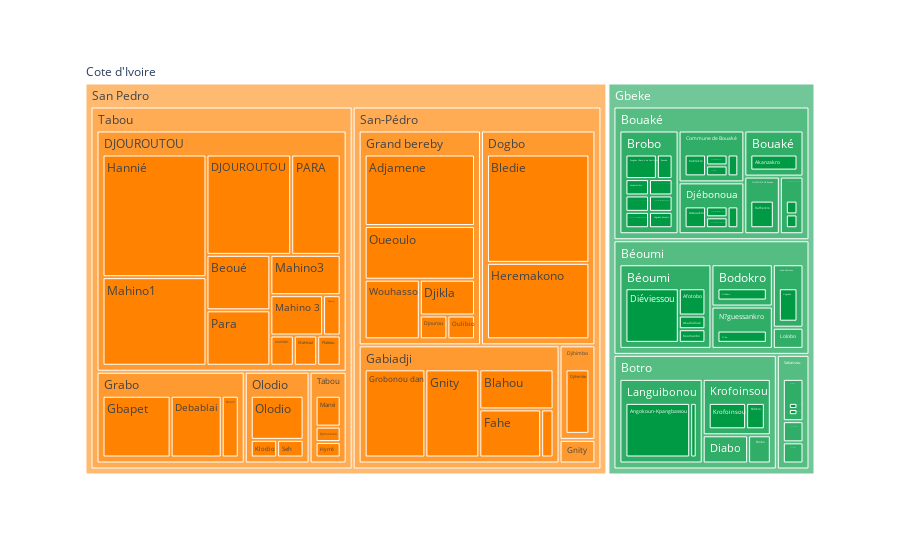

Notebook source saved alongside this figure:
### Code cell
# make a new dataframe called healthb that is only rows where the Health access blocked by river is not blank
educationb = assessment[assessment['Health access blocked by river'] != '']
make_treemap(educationb, './home/charts/blocking_health.html', './home/charts/blocking_health.csv')

### Figure 1 — Plotly figure (JSON) as saved in the notebook; plotly's stock layout.template omitted (floating-point values rounded to 4 significant figures)
{"data": [{"branchvalues": "total", "domain": {"x": [0, 1], "y": [0, 1]}, "hovertemplate": "labels=%{label}<br>Count=%{value}<br>parent=%{parent}<br>id=%{id}<extra></extra>", "ids": ["Cote d'Ivoire/Gbeke/Béoumi/Lolobo/Abouzè-kouadiokro", "Cote d'Ivoire/San Pedro/San-Pédro/Grand bereby/Adjamene", "Cote d'Ivoire/Gbeke/Sakassou/Djibri Assirikro/Adjougouansou", "Cote d'Ivoire/Gbeke/Béoumi/Béoumi/Afotobo", "Cote d'Ivoire/Gbeke/Bouaké/Commune de Bouaké/Ahodji(Raffierkro)", "Cote d'Ivoire/Gbeke/Béoumi/Béoumi/Akadiafoué", "Cote d'Ivoire/Gbeke/Bouaké/Bouaké/Akanzakro", "Cote d'Ivoire/Gbeke/Botro/Languibonou/Andokro-Kouakou", "Cote d'Ivoire/Gbeke/Botro/Languibonou/Angokoun-Kpangbassou", "Cote d'Ivoire/Gbeke/Bouaké/Djébonoua/Assouakro", "Cote d'Ivoire/San Pedro/Tabou/DJOUROUTOU/Beoué", "Cote d'Ivoire/San Pedro/San-Pédro/Gabiadji/Blahou", "Cote d'Ivoire/San Pedro/San-Pédro/Dogbo/Bledie", "Cote d'Ivoire/Gbeke/Bouaké/Brobo/Bounda", "Cote d'Ivoire/San Pedro/Tabou/DJOUROUTOU/DJOUROUTOU", "Cote d'Ivoire/San Pedro/Tabou/Grabo/Debablai", "Cote d'Ivoire/Gbeke/Béoumi/Béoumi/Diéviessou", "Cote d'Ivoire/San Pedro/San-Pédro/Djihimbo/Djihimbo", "Cote d'Ivoire/San Pedro/Tabou/Tabou/Djihouloké", "Cote d'Ivoire/San Pedro/San-Pédro/Grand bereby/Djikla", "Cote d'Ivoire/San Pedro/San-Pédro/Grand bereby/Djourou", "Cote d'Ivoire/San Pedro/San-Pédro/Gabiadji/Fahe", "Cote d'Ivoire/Gbeke/Bouaké/Commune de Bouaké/Fahris_Oko", "Cote d'Ivoire/Gbeke/Bouaké/Commune de Bouake/Fahris_Oko (Bassin de Kahankro)", "Cote d'Ivoire/Gbeke/Bouaké/Commune de Bouake/Fahris_Oko(Bassin de Kahankro)", "Cote d'Ivoire/San Pedro/San-Pédro/Gnity/Gbangbokro", "Cote d'Ivoire/San Pedro/Tabou/Grabo/Gbapet", "Cote d'Ivoire/San Pedro/Tabou/DJOUROUTOU/Gbarou", "Cote d'Ivoire/San Pedro/San-Pédro/Gabiadji/Gnity", "Cote d'Ivoire/Gbeke/Sakassou/Sakassou/Goliblenou", "Cote d'Ivoire/Gbeke/Bouaké/Djébonoua/Gomo( Bassin Assouakro)", "Cote d'Ivoire/Gbeke/Bouaké/Djébonoua/Gomo(Bassin  de Assouakro)", "Cote d'Ivoire/San Pedro/San-Pédro/Gabiadji/Grobonou dan", "Cote d'Ivoire/San Pedro/Tabou/DJOUROUTOU/Hannié", "Cote d'Ivoire/San Pedro/San-Pédro/Dogbo/Heremakono", "Cote d'Ivoire/San Pedro/Tabou/Tabou/Hyrré", "Cote d'Ivoire/San Pedro/Tabou/Olodio/Klodio", "Cote d'Ivoire/Gbeke/Bouaké/Commune de Bouaké/Koblékro", "Cote d'Ivoire/Gbeke/Bouaké/Commune de Bouaké/Koblékro(Kongonibo)", "Cote d'Ivoire/Gbeke/Bouaké/Brobo/Kouadianikro", "Cote d'Ivoire/Gbeke/Bouaké/Brobo/Kouakou kouadiokro (Bassin de Yéguébo-Bouakro)", "Cote d'Ivoire/Gbeke/Bouaké/Brobo/Kouakou kouadiokro(Bassin  de Yéguébo-Bouakro)", "Cote d'Ivoire/Gbeke/Béoumi/Béoumi/Koumanbo", "Cote d'Ivoire/Gbeke/Bouaké/Brobo/Kpékékro (Bassin de Mamini)", "Cote d'Ivoire/Gbeke/Botro/Krofoinsou/Krofoinsou", "Cote d'Ivoire/Gbeke/Béoumi/Ando-Kékrénou/Linguébo", "Cote d'Ivoire/San Pedro/Tabou/DJOUROUTOU/MAHINO1", "Cote d'Ivoire/San Pedro/Tabou/DJOUROUTOU/Mahino 3", "Cote d'Ivoire/San Pedro/Tabou/DJOUROUTOU/Mahino1", "Cote d'Ivoire/San Pedro/Tabou/DJOUROUTOU/Mahino2", "Cote d'Ivoire/San Pedro/Tabou/DJOUROUTOU/Mahino3", "Cote d'Ivoire/San Pedro/Tabou/Tabou/Mané", "Cote d'Ivoire/Gbeke/Béoumi/Bodokro/N?dakro", "Cote d'Ivoire/Gbeke/Botro/Krofoinsou/N?zikro", "Cote d'Ivoire/San Pedro/Tabou/Grabo/Nouin", "Cote d'Ivoire/San Pedro/Tabou/Olodio/Olodio", "Cote d'Ivoire/San Pedro/San-Pédro/Grand bereby/Oueoulo", "Cote d'Ivoire/San Pedro/San-Pédro/Grand bereby/Oulibio", "Cote d'Ivoire/San Pedro/Tabou/DJOUROUTOU/PARA", "Cote d'Ivoire/San Pedro/Tabou/DJOUROUTOU/Para", "Cote d'Ivoire/San Pedro/Tabou/DJOUROUTOU/Plateau", "Cote d'Ivoire/Gbeke/Béoumi/N?guessankro/Plibo", "Cote d'Ivoire/Gbeke/Bouaké/Djébonoua/Plongo(Bassin de Djébonoua)", "Cote d'Ivoire/Gbeke/Bouaké/COMMUNE DE Bouake/Raffierkro", "Cote d'Ivoire/San Pedro/Tabou/Olodio/Seh", "Cote d'Ivoire/Gbeke/Botro/Diabo/Sinzèkro", "Cote d'Ivoire/Gbeke/Sakassou/Djibri Assirikro/Sola-Bonikro", "Cote d'Ivoire/Gbeke/Sakassou/Ayaou-Sran/Sran-Belakro", "Cote d'Ivoire/Gbeke/Bouaké/Brobo/Takassou (Bassin de Mamini.)", "Cote d'Ivoire/Gbeke/Botro/Brobo/Takassou(Bassin de Saminikro)", "Cote d'Ivoire/San Pedro/San-Pédro/Gabiadji/Touih", "Cote d'Ivoire/San Pedro/San-Pédro/Grand bereby/Wouhasso", "Cote d'Ivoire/Gbeke/Bouaké/Brobo/Yéguébo-Bouakro", "Cote d'Ivoire/Gbeke/Bouaké/Brobo/Zougban (Bassin de Saminikro)", "Cote d'Ivoire/Gbeke/Béoumi/Ando-Kékrénou", "Cote d'Ivoire/Gbeke/Sakassou/Ayaou-Sran", "Cote d'Ivoire/Gbeke/Béoumi/Bodokro", "Cote d'Ivoire/Gbeke/Bouaké/Bouaké", "Cote d'Ivoire/Gbeke/Botro/Brobo", "Cote d'Ivoire/Gbeke/Bouaké/Brobo", "Cote d'Ivoire/Gbeke/Béoumi/Béoumi", "Cote d'Ivoire/Gbeke/Bouaké/COMMUNE DE Bouake", "Cote d'Ivoire/Gbeke/Bouaké/Commune de Bouake", "Cote d'Ivoire/Gbeke/Bouaké/Commune de Bouaké", "Cote d'Ivoire/San Pedro/Tabou/DJOUROUTOU", "Cote d'Ivoire/Gbeke/Botro/Diabo", "Cote d'Ivoire/Gbeke/Sakassou/Djibri Assirikro", "Cote d'Ivoire/San Pedro/San-Pédro/Djihimbo", "Cote d'Ivoire/Gbeke/Bouaké/Djébonoua", "Cote d'Ivoire/San Pedro/San-Pédro/Dogbo", "Cote d'Ivoire/San Pedro/San-Pédro/Gabiadji", "Cote d'Ivoire/San Pedro/San-Pédro/Gnity", "Cote d'Ivoire/San Pedro/Tabou/Grabo", "Cote d'Ivoire/San Pedro/San-Pédro/Grand bereby", "Cote d'Ivoire/Gbeke/Botro/Krofoinsou", "Cote d'Ivoire/Gbeke/Botro/Languibonou", "Cote d'Ivoire/Gbeke/Béoumi/Lolobo", "Cote d'Ivoire/Gbeke/Béoumi/N?guessankro", "Cote d'Ivoire/San Pedro/Tabou/Olodio", "Cote d'Ivoire/Gbeke/Sakassou/Sakassou", "Cote d'Ivoire/San Pedro/Tabou/Tabou", "Cote d'Ivoire/Gbeke/Botro", "Cote d'Ivoire/Gbeke/Bouaké", "Cote d'Ivoire/Gbeke/Béoumi", "Cote d'Ivoire/Gbeke/Sakassou", "Cote d'Ivoire/San Pedro/San-Pédro", "Cote d'Ivoire/San Pedro/Tabou", "Cote d'Ivoire/Gbeke", "Cote d'Ivoire/San Pedro", "Cote d'Ivoire"], "labels": ["Abouzè-kouadiokro", "Adjamene", "Adjougouansou", "Afotobo", "Ahodji(Raffierkro)", "Akadiafoué", "Akanzakro", "Andokro-Kouakou", "Angokoun-Kpangbassou", "Assouakro", "Beoué", "Blahou", "Bledie", "Bounda", "DJOUROUTOU", "Debablai", "Diéviessou", "Djihimbo", "Djihouloké", "Djikla", "Djourou", "Fahe", "Fahris_Oko", "Fahris_Oko (Bassin de Kahankro)", "Fahris_Oko(Bassin de Kahankro)", "Gbangbokro", "Gbapet", "Gbarou", "Gnity", "Goliblenou", "Gomo( Bassin Assouakro)", "Gomo(Bassin  de Assouakro)", "Grobonou dan", "Hannié", "Heremakono", "Hyrré", "Klodio", "Koblékro", "Koblékro(Kongonibo)", "Kouadianikro", "Kouakou kouadiokro (Bassin de Yéguébo-Bouakro)", "Kouakou kouadiokro(Bassin  de Yéguébo-Bouakro)", "Koumanbo", "Kpékékro (Bassin de Mamini)", "Krofoinsou", "Linguébo", "MAHINO1", "Mahino 3", "Mahino1", "Mahino2", "Mahino3", "Mané", "N?dakro", "N?zikro", "Nouin", "Olodio", "Oueoulo", "Oulibio", "PARA", "Para", "Plateau", "Plibo", "Plongo(Bassin de Djébonoua)", "Raffierkro", "Seh", "Sinzèkro", "Sola-Bonikro", "Sran-Belakro", "Takassou (Bassin de Mamini.)", "Takassou(Bassin de Saminikro)", "Touih", "Wouhasso", "Yéguébo-Bouakro", "Zougban (Bassin de Saminikro)", "Ando-Kékrénou", "Ayaou-Sran", "Bodokro", "Bouaké", "Brobo", "Brobo", "Béoumi", "COMMUNE DE Bouake", "Commune de Bouake", "Commune de Bouaké", "DJOUROUTOU", "Diabo", "Djibri Assirikro", "Djihimbo", "Djébonoua", "Dogbo", "Gabiadji", "Gnity", "Grabo", "Grand bereby", "Krofoinsou", "Languibonou", "Lolobo", "N?guessankro", "Olodio", "Sakassou", "Tabou", "Botro", "Bouaké", "Béoumi", "Sakassou", "San-Pédro", "Tabou", "Gbeke", "San Pedro", "Cote d'Ivoire"], "name": "", "parents": ["Cote d'Ivoire/Gbeke/Béoumi/Lolobo", "Cote d'Ivoire/San Pedro/San-Pédro/Grand bereby", "Cote d'Ivoire/Gbeke/Sakassou/Djibri Assirikro", "Cote d'Ivoire/Gbeke/Béoumi/Béoumi", "Cote d'Ivoire/Gbeke/Bouaké/Commune de Bouaké", "Cote d'Ivoire/Gbeke/Béoumi/Béoumi", "Cote d'Ivoire/Gbeke/Bouaké/Bouaké", "Cote d'Ivoire/Gbeke/Botro/Languibonou", "Cote d'Ivoire/Gbeke/Botro/Languibonou", "Cote d'Ivoire/Gbeke/Bouaké/Djébonoua", "Cote d'Ivoire/San Pedro/Tabou/DJOUROUTOU", "Cote d'Ivoire/San Pedro/San-Pédro/Gabiadji", "Cote d'Ivoire/San Pedro/San-Pédro/Dogbo", "Cote d'Ivoire/Gbeke/Bouaké/Brobo", "Cote d'Ivoire/San Pedro/Tabou/DJOUROUTOU", "Cote d'Ivoire/San Pedro/Tabou/Grabo", "Cote d'Ivoire/Gbeke/Béoumi/Béoumi", "Cote d'Ivoire/San Pedro/San-Pédro/Djihimbo", "Cote d'Ivoire/San Pedro/Tabou/Tabou", "Cote d'Ivoire/San Pedro/San-Pédro/Grand bereby", "Cote d'Ivoire/San Pedro/San-Pédro/Grand bereby", "Cote d'Ivoire/San Pedro/San-Pédro/Gabiadji", "Cote d'Ivoire/Gbeke/Bouaké/Commune de Bouaké", "Cote d'Ivoire/Gbeke/Bouaké/Commune de Bouake", "Cote d'Ivoire/Gbeke/Bouaké/Commune de Bouake", "Cote d'Ivoire/San Pedro/San-Pédro/Gnity", "Cote d'Ivoire/San Pedro/Tabou/Grabo", "Cote d'Ivoire/San Pedro/Tabou/DJOUROUTOU", "Cote d'Ivoire/San Pedro/San-Pédro/Gabiadji", "Cote d'Ivoire/Gbeke/Sakassou/Sakassou", "Cote d'Ivoire/Gbeke/Bouaké/Djébonoua", "Cote d'Ivoire/Gbeke/Bouaké/Djébonoua", "Cote d'Ivoire/San Pedro/San-Pédro/Gabiadji", "Cote d'Ivoire/San Pedro/Tabou/DJOUROUTOU", "Cote d'Ivoire/San Pedro/San-Pédro/Dogbo", "Cote d'Ivoire/San Pedro/Tabou/Tabou", "Cote d'Ivoire/San Pedro/Tabou/Olodio", "Cote d'Ivoire/Gbeke/Bouaké/Commune de Bouaké", "Cote d'Ivoire/Gbeke/Bouaké/Commune de Bouaké", "Cote d'Ivoire/Gbeke/Bouaké/Brobo", "Cote d'Ivoire/Gbeke/Bouaké/Brobo", "Cote d'Ivoire/Gbeke/Bouaké/Brobo", "Cote d'Ivoire/Gbeke/Béoumi/Béoumi", "Cote d'Ivoire/Gbeke/Bouaké/Brobo", "Cote d'Ivoire/Gbeke/Botro/Krofoinsou", "Cote d'Ivoire/Gbeke/Béoumi/Ando-Kékrénou", "Cote d'Ivoire/San Pedro/Tabou/DJOUROUTOU", "Cote d'Ivoire/San Pedro/Tabou/DJOUROUTOU", "Cote d'Ivoire/San Pedro/Tabou/DJOUROUTOU", "Cote d'Ivoire/San Pedro/Tabou/DJOUROUTOU", "Cote d'Ivoire/San Pedro/Tabou/DJOUROUTOU", "Cote d'Ivoire/San Pedro/Tabou/Tabou", "Cote d'Ivoire/Gbeke/Béoumi/Bodokro", "Cote d'Ivoire/Gbeke/Botro/Krofoinsou", "Cote d'Ivoire/San Pedro/Tabou/Grabo", "Cote d'Ivoire/San Pedro/Tabou/Olodio", "Cote d'Ivoire/San Pedro/San-Pédro/Grand bereby", "Cote d'Ivoire/San Pedro/San-Pédro/Grand bereby", "Cote d'Ivoire/San Pedro/Tabou/DJOUROUTOU", "Cote d'Ivoire/San Pedro/Tabou/DJOUROUTOU", "Cote d'Ivoire/San Pedro/Tabou/DJOUROUTOU", "Cote d'Ivoire/Gbeke/Béoumi/N?guessankro", "Cote d'Ivoire/Gbeke/Bouaké/Djébonoua", "Cote d'Ivoire/Gbeke/Bouaké/COMMUNE DE Bouake", "Cote d'Ivoire/San Pedro/Tabou/Olodio", "Cote d'Ivoire/Gbeke/Botro/Diabo", "Cote d'Ivoire/Gbeke/Sakassou/Djibri Assirikro", "Cote d'Ivoire/Gbeke/Sakassou/Ayaou-Sran", "Cote d'Ivoire/Gbeke/Bouaké/Brobo", "Cote d'Ivoire/Gbeke/Botro/Brobo", "Cote d'Ivoire/San Pedro/San-Pédro/Gabiadji", "Cote d'Ivoire/San Pedro/San-Pédro/Grand bereby", "Cote d'Ivoire/Gbeke/Bouaké/Brobo", "Cote d'Ivoire/Gbeke/Bouaké/Brobo", "Cote d'Ivoire/Gbeke/Béoumi", "Cote d'Ivoire/Gbeke/Sakassou", "Cote d'Ivoire/Gbeke/Béoumi", "Cote d'Ivoire/Gbeke/Bouaké", "Cote d'Ivoire/Gbeke/Botro", "Cote d'Ivoire/Gbeke/Bouaké", "Cote d'Ivoire/Gbeke/Béoumi", "Cote d'Ivoire/Gbeke/Bouaké", "Cote d'Ivoire/Gbeke/Bouaké", "Cote d'Ivoire/Gbeke/Bouaké", "Cote d'Ivoire/San Pedro/Tabou", "Cote d'Ivoire/Gbeke/Botro", "Cote d'Ivoire/Gbeke/Sakassou", "Cote d'Ivoire/San Pedro/San-Pédro", "Cote d'Ivoire/Gbeke/Bouaké", "Cote d'Ivoire/San Pedro/San-Pédro", "Cote d'Ivoire/San Pedro/San-Pédro", "Cote d'Ivoire/San Pedro/San-Pédro", "Cote d'Ivoire/San Pedro/Tabou", "Cote d'Ivoire/San Pedro/San-Pédro", "Cote d'Ivoire/Gbeke/Botro", "Cote d'Ivoire/Gbeke/Botro", "Cote d'Ivoire/Gbeke/Béoumi", "Cote d'Ivoire/Gbeke/Béoumi", "Cote d'Ivoire/San Pedro/Tabou", "Cote d'Ivoire/Gbeke/Sakassou", "Cote d'Ivoire/San Pedro/Tabou", "Cote d'Ivoire/Gbeke", "Cote d'Ivoire/Gbeke", "Cote d'Ivoire/Gbeke", "Cote d'Ivoire/Gbeke", "Cote d'Ivoire/San Pedro", "Cote d'Ivoire/San Pedro", "Cote d'Ivoire", "Cote d'Ivoire", ""], "type": "treemap", "values": [1, 12, 1, 2, 1, 1, 4, 1, 10, 2, 5, 5, 17, 1, 12, 6, 8, 4, 1, 3, 1, 5, 1, 1, 1, 1, 8, 1, 8, 1, 1, 1, 9, 18, 12, 1, 1, 2, 1, 1, 1, 1, 1, 1, 4, 3, 1, 3, 13, 1, 4, 2, 4, 2, 2, 5, 9, 1, 7, 5, 1, 4, 1, 3, 1, 2, 1, 1, 1, 1, 1, 5, 1, 2, 3, 1, 4, 4, 1, 9, 12, 3, 2, 5, 71, 2, 2, 4, 5, 29, 28, 1, 16, 31, 6, 11, 1, 4, 7, 1, 4, 20, 28, 24, 4, 93, 98, 76, 191, 267]}], "layout": {"legend": {"tracegroupgap": 0}, "margin": {"t": 60}, "treemapcolorway": ["#FF8200", "#009A44"]}}
